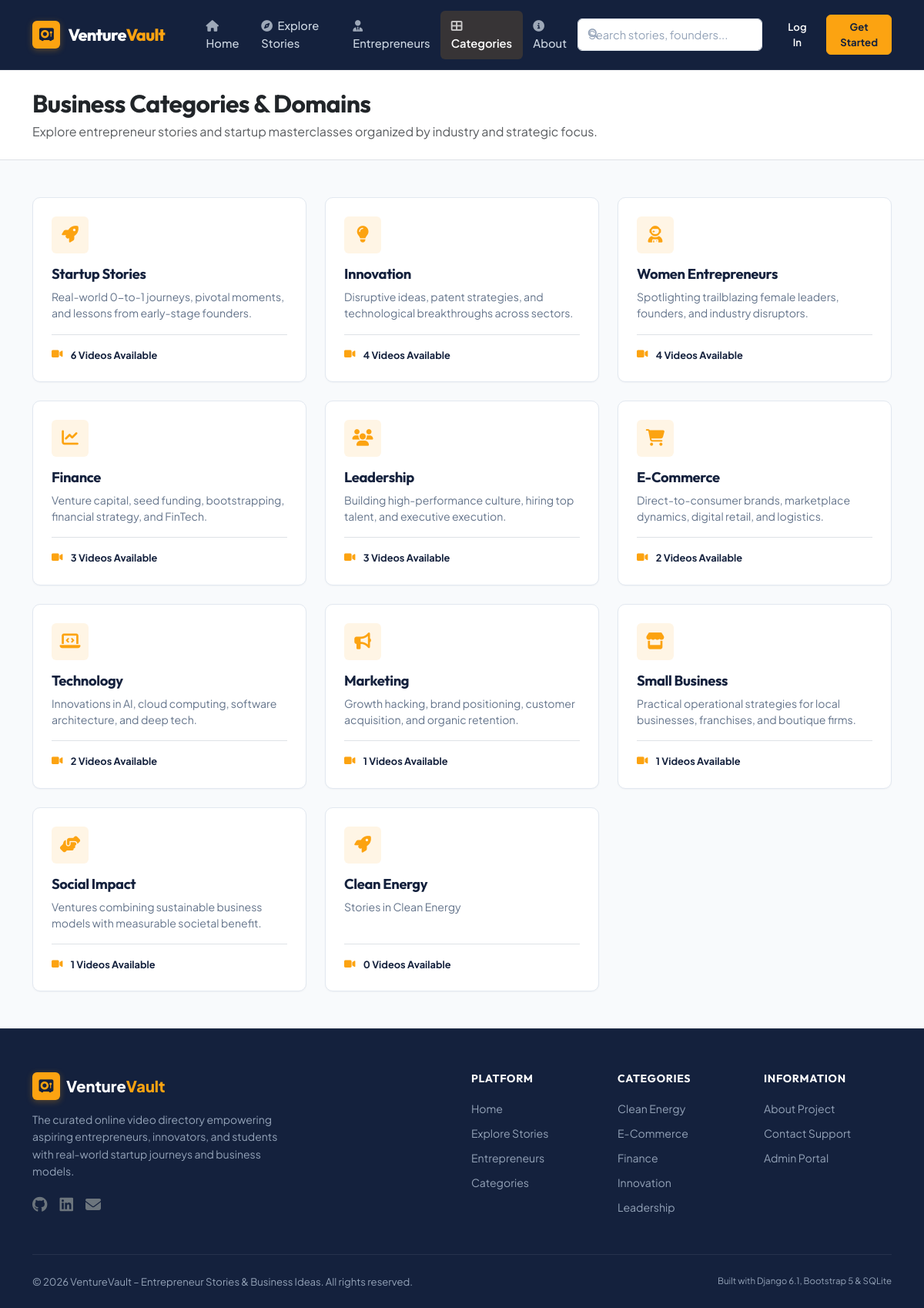
Page /categories/ on the committed database.
### directory/models.py (models this page shows, shortened)
class Category(models.Model):
    name = models.CharField(max_length=100, unique=True)
    slug = models.SlugField(max_length=120, unique=True, blank=True)
    description = models.TextField(help_text="Short overview of this category")
    icon = models.CharField(max_length=50, default="fas fa-lightbulb", help_text="FontAwesome icon class, e.g., 'fas fa-rocket'")
    created_at = models.DateTimeField(auto_now_add=True)
    class Meta:
        verbose_name_plural = "Categories"
        ordering = ['name']

### directory/views.py (the view)
# urls.py: path('categories/', views.categories_view, name='categories'),
def categories_view(request):
    categories = Category.objects.annotate(
        video_count=Count('videos', filter=Q(videos__is_published=True, videos__entrepreneur__is_published=True))
    ).all().order_by('-video_count')
    context = {
        'categories': categories,
    }
    return render(request, 'directory/categories.html', context)

### directory/context_processors.py (called while the page is built)
def global_context(request):
    try:
        categories = Category.objects.all().order_by('name')
        saved_count = 0
        if request.user.is_authenticated and not (request.user.is_staff or request.user.is_superuser):
            saved_count = SavedVideo.objects.filter(user=request.user).count()
        return {
            'all_categories': categories,
            'global_saved_count': saved_count,
        }
    except Exception:
        return {
            'all_categories': [],
            'global_saved_count': 0,
        }

### directory/templates/directory/categories.html (shortened to what this page needs)
{% extends 'directory/base.html' %}
{% load static %}
{% block content %}
<section class="py-4 bg-white border-bottom">
    <div class="container">
        <h1 class="h2 fw-bold text-dark mb-1">Business Categories &amp; Domains</h1>
        <p class="text-muted mb-0">Explore entrepreneur stories and startup masterclasses organized by industry and strategic focus.</p>
    </div>
</section>
<section class="py-5" style="background-color: var(--bg-page);">
    <div class="container">
        <div class="row g-4">
            {% for cat in categories %}
            <div class="col-12 col-sm-6 col-lg-4">
                <a href="{% url 'category_videos' cat.slug %}" class="category-card">
                    <div class="category-icon-wrapper">
                        <i class="{{ cat.icon }}"></i>
                    </div>
                    <h2 class="category-card-title h5 mb-2">{{ cat.name }}</h2>
                    <p class="category-card-desc">{{ cat.description }}</p>
                    <div class="category-video-count mt-auto pt-3 border-top">
                        <i class="fas fa-video me-1" style="color: var(--accent-orange);"></i> {{ cat.video_count }} Videos Available
                    </div>
                </a>
            </div>
            {% empty %}
            <div class="col-12 text-center py-5">
                <p class="text-muted">No categories available.</p>
            </div>
            {% endfor %}
        </div>
    </div>
</section>
{% endblock %}

### directory/templates/directory/base.html (shortened to what this page needs)
{% load static %}
<!DOCTYPE html>
<html lang="en">
<head>
    <link href="https://cdn.jsdelivr.net/npm/bootstrap@5.3.2/dist/css/bootstrap.min.css" rel="stylesheet">
    <link rel="stylesheet" href="https://cdnjs.cloudflare.com/ajax/libs/font-awesome/6.5.1/css/all.min.css">
    <link rel="stylesheet" href="{% static 'directory/css/style.css' %}">
</head>
<body>
    <nav class="navbar navbar-expand-lg navbar-vv sticky-top">
        <div class="container">
            <a class="navbar-brand navbar-brand-logo" href="{% url 'home' %}">
                <span class="brand-icon-box">
                    <i class="fas fa-vault"></i>
                </span>
                <span>Venture<span style="color: var(--accent-orange);">Vault</span></span>
            </a>
            <div class="collapse navbar-collapse" id="vvNavbar">
                <ul class="navbar-nav me-auto ms-lg-4 mb-2 mb-lg-0">
                    <li class="nav-item">
                        <a class="nav-link nav-link-vv {% if request.resolver_match.url_name == 'home' %}active{% endif %}" href="{% url 'home' %}">
                            <i class="fas fa-home me-1 opacity-75"></i> Home
                        </a>
                    </li>
                    <li class="nav-item">
                        <a class="nav-link nav-link-vv {% if request.resolver_match.url_name == 'explore' %}active{% endif %}" href="{% url 'explore' %}">
                            <i class="fas fa-compass me-1 opacity-75"></i> Explore Stories
                        </a>
                    </li>
                    <li class="nav-item">
                        <a class="nav-link nav-link-vv {% if request.resolver_match.url_name == 'entrepreneurs' or request.resolver_match.url_name == 'entrepreneur_detail' %}active{% endif %}" href="{% url 'entrepreneurs' %}">
                            <i class="fas fa-user-tie me-1 opacity-75"></i> Entrepreneurs
                        </a>
                    </li>
                    <li class="nav-item">
                        <a class="nav-link nav-link-vv {% if request.resolver_match.url_name == 'categories' or request.resolver_match.url_name == 'category_videos' %}active{% endif %}" href="{% url 'categories' %}">
                            <i class="fas fa-th-large me-1 opacity-75"></i> Categories
                        </a>
                    </li>
                    <li class="nav-item">
                        <a class="nav-link nav-link-vv {% if request.resolver_match.url_name == 'about' %}active{% endif %}" href="{% url 'about' %}">
                            <i class="fas fa-info-circle me-1 opacity-75"></i> About
                        </a>
                    </li>
                </ul>
                <form class="d-flex nav-search-box me-lg-3 mb-2 mb-lg-0" action="{% url 'search' %}" method="GET">
                    <input class="form-control nav-search-input pe-3" type="search" name="q" value="{{ request.GET.q|default:'' }}" placeholder="Search stories, founders..." aria-label="Search">
                </form>
                <div class="d-flex align-items-center gap-2">
                    {% if user.is_authenticated %}
                        {% if user.is_staff or user.is_superuser %}
                        <a href="/admin/" target="_blank" class="btn btn-sm btn-outline-warning d-none d-md-inline-flex align-items-center gap-1">
                            <i class="fas fa-tools"></i> Admin Panel
                        </a>
                        {% endif %}
                        <a href="{% url 'profile' %}" class="btn btn-sm btn-vv-light position-relative nav-profile-btn">
                            <i class="fas fa-user-circle me-1"></i> {{ user.username }}
                            {% if global_saved_count > 0 %}
                            <span id="nav-saved-count" class="position-absolute top-0 start-100 translate-middle badge rounded-pill bg-warning text-dark fw-bold">
                                {{ global_saved_count }}
                            </span>
                            {% endif %}
                        </a>
                        <a href="{% url 'logout' %}" class="btn btn-sm text-white-50 text-hover-white" title="Log Out">
                            <i class="fas fa-sign-out-alt"></i>
                        </a>
                    {% else %}
                        <a href="{% url 'login' %}" class="btn btn-sm text-white px-3">Log In</a>
                        <a href="{% url 'register' %}" class="btn btn-sm btn-vv-primary px-3">Get Started</a>
                    {% endif %}
                </div>
            </div>
        </div>
    </nav>
    <main>
        {% block content %}{% endblock %}
    </main>
    <footer class="footer-vv">
        <div class="container">
            <div class="row g-4">
                <div class="col-lg-4 me-auto">
                    <div class="footer-brand-title d-flex align-items-center gap-2">
                        <span class="brand-icon-box">
                            <i class="fas fa-vault"></i>
                        </span>
                        <span>Venture<span style="color: var(--accent-orange);">Vault</span></span>
                    </div>
                    <p class="small text-muted mb-3" style="max-width: 320px; color: #94A3B8 !important;">
                        The curated online video directory empowering aspiring entrepreneurs, innovators, and students with real-world startup journeys and business models.
                    </p>
                    <div class="d-flex gap-3">
                        <a href="https://github.com/Aditi139" target="_blank" rel="noopener noreferrer" class="text-secondary fs-5" aria-label="GitHub"><i class="fab fa-github"></i></a>
                        <a href="https://www.linkedin.com/in/aditi139/" target="_blank" rel="noopener noreferrer" class="text-secondary fs-5" aria-label="LinkedIn"><i class="fab fa-linkedin"></i></a>
                        <a href="mailto:aditikumari1397@gmail.com" class="text-secondary fs-5" aria-label="Email"><i class="fas fa-envelope"></i></a>
                    </div>
                </div>
                <div class="col-6 col-md-3 col-lg-2">
                    <h6 class="footer-heading">Platform</h6>
                    <a href="{% url 'home' %}" class="footer-link">Home</a>
                    <a href="{% url 'explore' %}" class="footer-link">Explore Stories</a>
                    <a href="{% url 'entrepreneurs' %}" class="footer-link">Entrepreneurs</a>
                    <a href="{% url 'categories' %}" class="footer-link">Categories</a>
                </div>
                <div class="col-6 col-md-3 col-lg-2">
                    <h6 class="footer-heading">Categories</h6>
                    {% for cat in all_categories|slice:":5" %}
                    <a href="{% url 'category_videos' cat.slug %}" class="footer-link">{{ cat.name }}</a>
                    {% empty %}
                    <a href="{% url 'categories' %}" class="footer-link">All Domains</a>
                    {% endfor %}
                </div>
                <div class="col-6 col-md-3 col-lg-2">
                    <h6 class="footer-heading">Information</h6>
                    <a href="{% url 'about' %}" class="footer-link">About Project</a>
                    <a href="{% url 'contact' %}" class="footer-link">Contact Support</a>
                    <a href="/admin/" target="_blank" class="footer-link">Admin Portal</a>
                </div>
            </div>
            <div class="footer-bottom d-flex flex-column flex-md-row align-items-center justify-content-between">
                <div>
                    &copy; 2026 VentureVault – Entrepreneur Stories & Business Ideas. All rights reserved.
                </div>
                <div class="mt-2 mt-md-0 small" style="color: #94A3B8;">
                    Built with Django 6.1, Bootstrap 5 &amp; SQLite
                </div>
            </div>
        </div>
    </footer>
</body>
</html>

### rows in the picture
Category: name "Startup Stories", description "Real-world 0-to-1 journeys, pivotal moments, and lessons from early-stage founders.", video_count "6"
Category: name "Innovation", description "Disruptive ideas, patent strategies, and technological breakthroughs across sectors.", video_count "4"
Category: name "Women Entrepreneurs", description "Spotlighting trailblazing female leaders, founders, and industry disruptors.", video_count "4"
Category: name "Finance", description "Venture capital, seed funding, bootstrapping, financial strategy, and FinTech.", video_count "3"
Category: name "Leadership", description "Building high-performance culture, hiring top talent, and executive execution.", video_count "3"
Category: name "E-Commerce", description "Direct-to-consumer brands, marketplace dynamics, digital retail, and logistics.", video_count "2"
Category: name "Technology", description "Innovations in AI, cloud computing, software architecture, and deep tech.", video_count "2"
Category: name "Marketing", description "Growth hacking, brand positioning, customer acquisition, and organic retention.", video_count "1"
Category: name "Small Business", description "Practical operational strategies for local businesses, franchises, and boutique firms.", video_count "1"
Category: name "Social Impact", description "Ventures combining sustainable business models with measurable societal benefit.", video_count "1"
Category: name "Clean Energy", description "Stories in Clean Energy", video_count "0"
